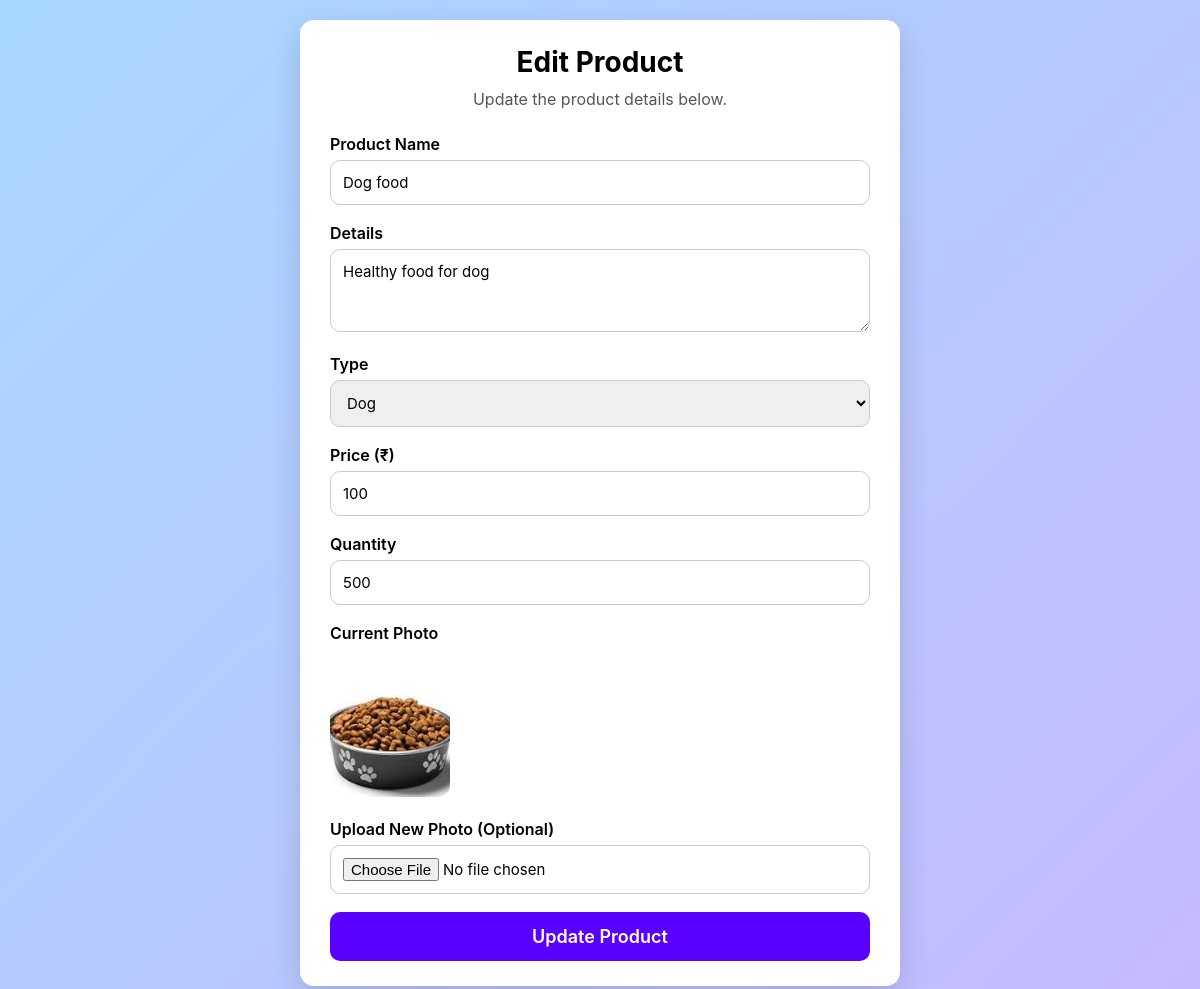
/myapp/edit_product_get/6/, run on the app's committed database.
### myapp/models.py (models this page shows)
class Product_table(models.Model):
    Product_Name=models.CharField(max_length=100)
    Details=models.CharField(max_length=300)
    Photo=models.FileField()
    Price=models.IntegerField()
    Quantity=models.IntegerField()
    type=models.CharField(max_length=50)
    SHOP=models.ForeignKey(Shop_signup_table,on_delete=models.CASCADE)

### myapp/views.py (the view)
# urls.py: path('edit_product_get/<int:product_id>/', views.edit_product_get),
def edit_product_get(request, product_id):
    request.session['product_id'] = product_id
    p = Product_table.objects.get(id=product_id)
    return render(request, "shop/edit_product.html", {"product": p})

### templates/shop/edit_product.html (shortened to what this page needs)
{% load static %}
<!DOCTYPE html>
<html lang="en">
<head>
    <link rel="stylesheet" href="/static/shop/edit_product.css">
</head>
<body>
<div class="container">
    <h1 class="title">Edit Product</h1>
    <p class="subtitle">Update the product details below.</p>
    <form action="/myapp/edit_product_post/"
          method="POST"
          enctype="multipart/form-data"
          class="form-box">
        <div class="form-group">
            <label>Product Name</label>
            <input type="text" name="Product_Name" value="{{ product.Product_Name }}" required>
        </div>
        <div class="form-group">
            <label>Details</label>
            <textarea name="Details" rows="3" required>{{ product.Details }}</textarea>
        </div>
        <div class="form-group">
            <label>Type</label>
            <select name="type" required>
                <option value="Dog" {% if product.type == "Dog" %}selected{% endif %}>Dog</option>
            </select>
        </div>
        <div class="form-group">
            <label>Price (₹)</label>
            <input type="number" name="Price" value="{{ product.Price }}" required>
        </div>
        <div class="form-group">
            <label>Quantity</label>
            <input type="number" name="Quantity" value="{{ product.Quantity }}" required>
        </div>
        <div class="form-group">
            <label>Current Photo</label><br>
            <img src="{{ product.Photo.url }}" class="current-img">
        </div>
        <div class="form-group">
            <label>Upload New Photo (Optional)</label>
            <input type="file" name="Photo" accept="image/*">
        </div>
        <button type="submit" class="btn">Update Product</button>
    </form>
</div>
</body>
</html>

### myapp/static/shop/edit_product.css (style rules this page uses)
* { margin: 0; padding: 0; box-sizing: border-box; font-family: "Inter", sans-serif; }
body { background: linear-gradient(135deg, #a8d8ff, #c5baff); min-height: 100vh; padding: 20px; }
.container { max-width: 600px; margin: auto; background: white; padding: 25px 30px; border-radius: 14px; box-shadow: 0 10px 30px #00000025; }
.title { font-size: 28px; font-weight: 700; text-align: center; }
.subtitle { text-align: center; margin: 10px 0 25px; color: #555; }
.form-box .form-group { margin-bottom: 18px; }
label { font-weight: 600; margin-bottom: 6px; display: block; }
input, textarea, select { width: 100%; padding: 12px; border-radius: 10px; border: 1px solid #ccc; font-size: 15px; }
.current-img { width: 120px; height: 120px; border-radius: 12px; object-fit: cover; margin-top: 8px; }
.btn { width: 100%; padding: 14px; border: none; background: #5a00ff; color: white; font-size: 18px; border-radius: 10px; cursor: pointer; font-weight: 600; }

### data on the page
Product_table: Product_Name "Dog food", Details "Healthy food for dog", type "Dog", Price "100", Quantity "500", Photo (picture)
